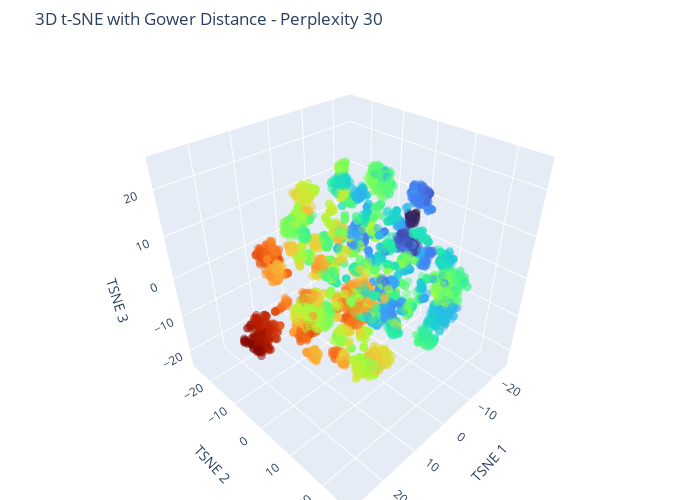
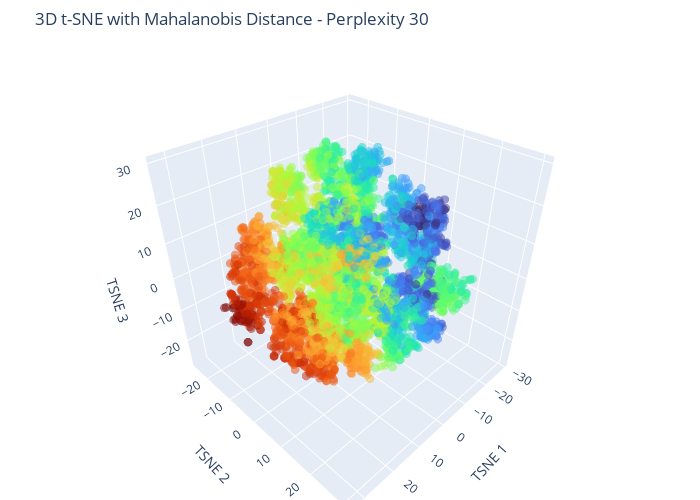
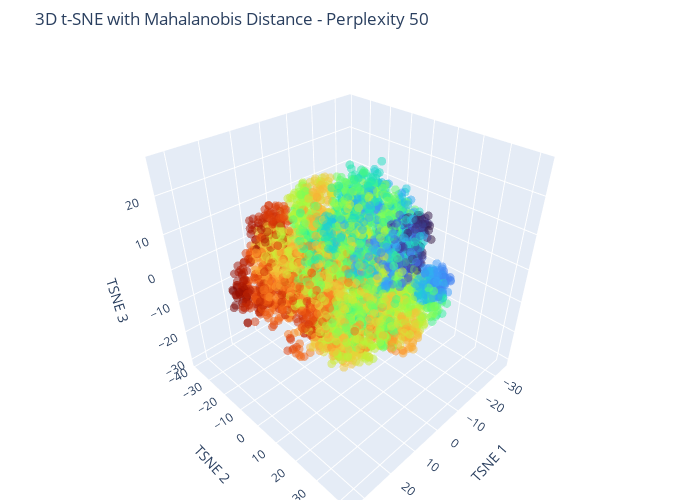

Notebook code cell kept with these figures, in order:
### Markdown cell above
<br>

Now, Let's scale up and try a **3-D t-SNE embedding**...

<br>

### Code cell
import plotly.express as px
import plotly.graph_objects as go
import numpy as np
import pandas as pd
import gower
from scipy.spatial.distance import pdist, squareform
from sklearn.manifold import TSNE
from sklearn.utils import check_random_state
import ipywidgets as widgets
from IPython.display import display

# Ensure X is numeric
X = X.astype(float)

# For reproducibility
random_state = check_random_state(42)

# Define parameters
perplexities = [5, 30, 50]
distance_metrics = ['gower', 'mahalanobis', 'canberra', 'braycurtis', 'chebyshev', 
                    'cityblock', 'cosine', 'euclidean', 'minkowski', 'correlation']

# Dropdown widgets for selecting metric and perplexity
metric_dropdown = widgets.Dropdown(
    options=distance_metrics,
    value='gower',
    description='Metric:',
    style={'description_width': 'initial'}
)

perplexity_dropdown = widgets.Dropdown(
    options=perplexities,
    value=30,
    description='Perplexity:',
    style={'description_width': 'initial'}
)

# Function to compute t-SNE and generate interactive 3D plot
def update_plot(metric, perplexity):
    try:
        # Compute distance matrix
        if metric == 'gower':
            X_df = pd.DataFrame(X)  # Ensure Gower input is a DataFrame
            distances = gower.gower_matrix(X_df)
        elif metric == 'mahalanobis':
            try:
                VI = np.linalg.pinv(np.cov(X.T))  # Use pseudo-inverse to avoid singularity
                distances = squareform(pdist(X, metric='mahalanobis', VI=VI))
            except np.linalg.LinAlgError:
                print("⚠️ Mahalanobis distance computation failed due to singularity.")
                return
        else:
            distances = squareform(pdist(X, metric=metric))
        
        # Check for NaNs before passing to TSNE
        if np.isnan(distances).any():
            print(f"⚠️ Distance matrix for {metric} contains NaN values. Skipping visualization.")
            return

        # Apply t-SNE
        tsne = TSNE(n_components=3, metric='precomputed', perplexity=perplexity, random_state=42, init='random')
        Y_tsne_3d = tsne.fit_transform(distances)

        # Create interactive 3D scatter plot with improved visuals
        fig = go.Figure()
        fig.add_trace(go.Scatter3d(
            x=Y_tsne_3d[:, 0],
            y=Y_tsne_3d[:, 1],
            z=Y_tsne_3d[:, 2],
            mode='markers',
            marker=dict(size=3, color=Y_tsne_3d[:, 0], colorscale='Turbo', opacity=0.5)
        ))

        fig.update_layout(
            title=f'3D t-SNE with {metric.capitalize()} Distance - Perplexity {perplexity}',
            scene=dict(
                xaxis_title='TSNE 1',
                yaxis_title='TSNE 2',
                zaxis_title='TSNE 3',
                aspectmode='cube'  # Keeps the 3D aspect ratio balanced
            ),
            margin=dict(l=0, r=0, b=0, t=50),
            width=700,  # Increased figure width for better visualization
            height=500   # Increased figure height for better visualization
        )

        fig.show()
    
    except ValueError as e:
        print(f"❌ TSNE failed for metric '{metric}' (Perplexity {perplexity}): {e}")

# Function to handle widget updates
def on_change(change):
    update_plot(metric_dropdown.value, perplexity_dropdown.value)

metric_dropdown.observe(on_change, names='value')
perplexity_dropdown.observe(on_change, names='value')

display(metric_dropdown, perplexity_dropdown)
update_plot(metric_dropdown.value, perplexity_dropdown.value)

### Figure 1 — Plotly figure (JSON) as saved in the notebook; plotly's stock layout.template omitted (floating-point values rounded to 4 significant figures; data arrays with more than 128 entries replaced by an {"elided": "..."} marker saying what was removed)
{"data": [{"marker": {"color": {"elided": "5000 float values"}, "colorscale": [[0, "#30123b"], [0.07143, "#4145ab"], [0.1429, "#4675ed"], [0.2143, "#39a2fc"], [0.2857, "#1bcfd4"], [0.3571, "#24eca6"], [0.4286, "#61fc6c"], [0.5, "#a4fc3b"], [0.5714, "#d1e834"], [0.6429, "#f3c63a"], [0.7143, "#fe9b2d"], [0.7857, "#f36315"], [0.8571, "#d93806"], [0.9286, "#b11901"], [1, "#7a0402"]], "opacity": 0.5, "size": 3}, "mode": "markers", "type": "scatter3d", "x": {"elided": "5000 float values"}, "y": {"elided": "5000 float values"}, "z": {"elided": "5000 float values"}}], "layout": {"height": 500, "margin": {"b": 0, "l": 0, "r": 0, "t": 50}, "scene": {"aspectmode": "cube", "xaxis": {"title": {"text": "TSNE 1"}}, "yaxis": {"title": {"text": "TSNE 2"}}, "zaxis": {"title": {"text": "TSNE 3"}}}, "title": {"text": "3D t-SNE with Gower Distance - Perplexity 30"}, "width": 700}}

### Figure 2 — Plotly figure (JSON) as saved in the notebook; plotly's stock layout.template omitted (floating-point values rounded to 4 significant figures; data arrays with more than 128 entries replaced by an {"elided": "..."} marker saying what was removed)
{"data": [{"marker": {"color": {"elided": "5000 float values"}, "colorscale": [[0, "#30123b"], [0.07143, "#4145ab"], [0.1429, "#4675ed"], [0.2143, "#39a2fc"], [0.2857, "#1bcfd4"], [0.3571, "#24eca6"], [0.4286, "#61fc6c"], [0.5, "#a4fc3b"], [0.5714, "#d1e834"], [0.6429, "#f3c63a"], [0.7143, "#fe9b2d"], [0.7857, "#f36315"], [0.8571, "#d93806"], [0.9286, "#b11901"], [1, "#7a0402"]], "opacity": 0.5, "size": 3}, "mode": "markers", "type": "scatter3d", "x": {"elided": "5000 float values"}, "y": {"elided": "5000 float values"}, "z": {"elided": "5000 float values"}}], "layout": {"height": 500, "margin": {"b": 0, "l": 0, "r": 0, "t": 50}, "scene": {"aspectmode": "cube", "xaxis": {"title": {"text": "TSNE 1"}}, "yaxis": {"title": {"text": "TSNE 2"}}, "zaxis": {"title": {"text": "TSNE 3"}}}, "title": {"text": "3D t-SNE with Mahalanobis Distance - Perplexity 30"}, "width": 700}}

### Figure 3 — Plotly figure (JSON) as saved in the notebook; plotly's stock layout.template omitted (floating-point values rounded to 4 significant figures; data arrays with more than 128 entries replaced by an {"elided": "..."} marker saying what was removed)
{"data": [{"marker": {"color": {"elided": "5000 float values"}, "colorscale": [[0, "#30123b"], [0.07143, "#4145ab"], [0.1429, "#4675ed"], [0.2143, "#39a2fc"], [0.2857, "#1bcfd4"], [0.3571, "#24eca6"], [0.4286, "#61fc6c"], [0.5, "#a4fc3b"], [0.5714, "#d1e834"], [0.6429, "#f3c63a"], [0.7143, "#fe9b2d"], [0.7857, "#f36315"], [0.8571, "#d93806"], [0.9286, "#b11901"], [1, "#7a0402"]], "opacity": 0.5, "size": 3}, "mode": "markers", "type": "scatter3d", "x": {"elided": "5000 float values"}, "y": {"elided": "5000 float values"}, "z": {"elided": "5000 float values"}}], "layout": {"height": 500, "margin": {"b": 0, "l": 0, "r": 0, "t": 50}, "scene": {"aspectmode": "cube", "xaxis": {"title": {"text": "TSNE 1"}}, "yaxis": {"title": {"text": "TSNE 2"}}, "zaxis": {"title": {"text": "TSNE 3"}}}, "title": {"text": "3D t-SNE with Mahalanobis Distance - Perplexity 50"}, "width": 700}}
